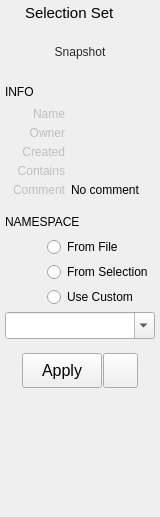
<?xml version="1.0" encoding="UTF-8"?>
<ui version="4.0">
 <class>Form</class>
 <widget class="QWidget" name="Form">
  <property name="geometry">
   <rect>
    <x>0</x>
    <y>0</y>
    <width>160</width>
    <height>517</height>
   </rect>
  </property>
  <property name="sizePolicy">
   <sizepolicy hsizetype="Preferred" vsizetype="Preferred">
    <horstretch>0</horstretch>
    <verstretch>0</verstretch>
   </sizepolicy>
  </property>
  <property name="minimumSize">
   <size>
    <width>160</width>
    <height>390</height>
   </size>
  </property>
  <property name="maximumSize">
   <size>
    <width>300</width>
    <height>16777215</height>
   </size>
  </property>
  <property name="windowTitle">
   <string>Form</string>
  </property>
  <property name="styleSheet">
   <string notr="true">QComboBox, QLineEdit {
	font-size: 16px;
}
</string>
  </property>
  <layout class="QVBoxLayout" name="verticalLayout">
   <property name="spacing">
    <number>5</number>
   </property>
   <property name="leftMargin">
    <number>5</number>
   </property>
   <property name="topMargin">
    <number>2</number>
   </property>
   <property name="rightMargin">
    <number>5</number>
   </property>
   <property name="bottomMargin">
    <number>2</number>
   </property>
   <item>
    <layout class="QHBoxLayout" name="horizontalLayout_18">
     <property name="leftMargin">
      <number>2</number>
     </property>
     <property name="topMargin">
      <number>2</number>
     </property>
     <property name="rightMargin">
      <number>2</number>
     </property>
     <property name="bottomMargin">
      <number>0</number>
     </property>
     <item>
      <widget class="QLabel" name="label_6">
       <property name="maximumSize">
        <size>
         <width>13</width>
         <height>13</height>
        </size>
       </property>
       <property name="text">
        <string/>
       </property>
       <property name="pixmap">
        <pixmap>../icons/selectionSet2.png</pixmap>
       </property>
       <property name="scaledContents">
        <bool>true</bool>
       </property>
      </widget>
     </item>
     <item>
      <widget class="QLabel" name="label_2">
       <property name="font">
        <font>
         <family>Arial</family>
         <pointsize>11</pointsize>
         <weight>50</weight>
         <bold>false</bold>
        </font>
       </property>
       <property name="text">
        <string>Selection Set</string>
       </property>
      </widget>
     </item>
    </layout>
   </item>
   <item>
    <layout class="QHBoxLayout" name="horizontalLayout_4">
     <property name="spacing">
      <number>0</number>
     </property>
     <property name="topMargin">
      <number>0</number>
     </property>
     <property name="bottomMargin">
      <number>0</number>
     </property>
     <item>
      <widget class="QLabel" name="label_4">
       <property name="minimumSize">
        <size>
         <width>0</width>
         <height>0</height>
        </size>
       </property>
       <property name="maximumSize">
        <size>
         <width>0</width>
         <height>16777215</height>
        </size>
       </property>
       <property name="text">
        <string/>
       </property>
      </widget>
     </item>
     <item>
      <widget class="QFrame" name="iconFrame_2">
       <property name="sizePolicy">
        <sizepolicy hsizetype="Expanding" vsizetype="Expanding">
         <horstretch>0</horstretch>
         <verstretch>1</verstretch>
        </sizepolicy>
       </property>
       <property name="minimumSize">
        <size>
         <width>50</width>
         <height>50</height>
        </size>
       </property>
       <property name="maximumSize">
        <size>
         <width>150</width>
         <height>150</height>
        </size>
       </property>
       <property name="styleSheet">
        <string notr="true"/>
       </property>
       <property name="frameShape">
        <enum>QFrame::NoFrame</enum>
       </property>
       <property name="frameShadow">
        <enum>QFrame::Plain</enum>
       </property>
       <property name="lineWidth">
        <number>0</number>
       </property>
       <layout class="QVBoxLayout" name="verticalLayout_4">
        <property name="spacing">
         <number>0</number>
        </property>
        <property name="margin">
         <number>0</number>
        </property>
        <item>
         <widget class="QToolButton" name="snapshotButton">
          <property name="enabled">
           <bool>true</bool>
          </property>
          <property name="sizePolicy">
           <sizepolicy hsizetype="Expanding" vsizetype="Expanding">
            <horstretch>0</horstretch>
            <verstretch>1</verstretch>
           </sizepolicy>
          </property>
          <property name="minimumSize">
           <size>
            <width>0</width>
            <height>0</height>
           </size>
          </property>
          <property name="maximumSize">
           <size>
            <width>150</width>
            <height>150</height>
           </size>
          </property>
          <property name="toolTip">
           <string>Take snapshot</string>
          </property>
          <property name="layoutDirection">
           <enum>Qt::LeftToRight</enum>
          </property>
          <property name="styleSheet">
           <string notr="true">color: rgb(40, 40, 40);
border: 1px solid rgb(0, 0, 0, 0);
background-color: rgb(254, 255, 230, 0);</string>
          </property>
          <property name="text">
           <string>Snapshot</string>
          </property>
          <property name="icon">
           <iconset>
            <normaloff>../icons/thumbnail.png</normaloff>../icons/thumbnail.png</iconset>
          </property>
          <property name="iconSize">
           <size>
            <width>176</width>
            <height>180</height>
           </size>
          </property>
          <property name="popupMode">
           <enum>QToolButton::InstantPopup</enum>
          </property>
          <property name="toolButtonStyle">
           <enum>Qt::ToolButtonIconOnly</enum>
          </property>
          <property name="autoRaise">
           <bool>false</bool>
          </property>
         </widget>
        </item>
       </layout>
      </widget>
     </item>
    </layout>
   </item>
   <item>
    <layout class="QHBoxLayout" name="horizontalLayout_7">
     <property name="topMargin">
      <number>0</number>
     </property>
     <item>
      <widget class="QLabel" name="label_8">
       <property name="minimumSize">
        <size>
         <width>100</width>
         <height>0</height>
        </size>
       </property>
       <property name="maximumSize">
        <size>
         <width>200</width>
         <height>16777215</height>
        </size>
       </property>
       <property name="font">
        <font>
         <family>Arial</family>
         <pointsize>9</pointsize>
         <weight>50</weight>
         <bold>false</bold>
        </font>
       </property>
       <property name="text">
        <string>INFO</string>
       </property>
      </widget>
     </item>
     <item>
      <spacer name="horizontalSpacer_2">
       <property name="orientation">
        <enum>Qt::Horizontal</enum>
       </property>
       <property name="sizeHint" stdset="0">
        <size>
         <width>40</width>
         <height>20</height>
        </size>
       </property>
      </spacer>
     </item>
    </layout>
   </item>
   <item>
    <layout class="QHBoxLayout" name="horizontalLayout">
     <property name="spacing">
      <number>6</number>
     </property>
     <property name="topMargin">
      <number>0</number>
     </property>
     <item>
      <widget class="QLabel" name="label">
       <property name="enabled">
        <bool>false</bool>
       </property>
       <property name="sizePolicy">
        <sizepolicy hsizetype="Fixed" vsizetype="Preferred">
         <horstretch>0</horstretch>
         <verstretch>0</verstretch>
        </sizepolicy>
       </property>
       <property name="minimumSize">
        <size>
         <width>60</width>
         <height>0</height>
        </size>
       </property>
       <property name="maximumSize">
        <size>
         <width>60</width>
         <height>16777215</height>
        </size>
       </property>
       <property name="text">
        <string>Name</string>
       </property>
       <property name="alignment">
        <set>Qt::AlignRight|Qt::AlignTrailing|Qt::AlignVCenter</set>
       </property>
      </widget>
     </item>
     <item>
      <widget class="QLabel" name="name">
       <property name="enabled">
        <bool>true</bool>
       </property>
       <property name="sizePolicy">
        <sizepolicy hsizetype="Ignored" vsizetype="Preferred">
         <horstretch>0</horstretch>
         <verstretch>0</verstretch>
        </sizepolicy>
       </property>
       <property name="text">
        <string/>
       </property>
      </widget>
     </item>
    </layout>
   </item>
   <item>
    <layout class="QHBoxLayout" name="horizontalLayout_9">
     <property name="spacing">
      <number>6</number>
     </property>
     <property name="topMargin">
      <number>0</number>
     </property>
     <item>
      <widget class="QLabel" name="label_13">
       <property name="enabled">
        <bool>false</bool>
       </property>
       <property name="sizePolicy">
        <sizepolicy hsizetype="Fixed" vsizetype="Expanding">
         <horstretch>0</horstretch>
         <verstretch>0</verstretch>
        </sizepolicy>
       </property>
       <property name="minimumSize">
        <size>
         <width>60</width>
         <height>0</height>
        </size>
       </property>
       <property name="maximumSize">
        <size>
         <width>60</width>
         <height>500</height>
        </size>
       </property>
       <property name="text">
        <string>Owner</string>
       </property>
       <property name="alignment">
        <set>Qt::AlignRight|Qt::AlignTop|Qt::AlignTrailing</set>
       </property>
      </widget>
     </item>
     <item>
      <widget class="QLabel" name="owner">
       <property name="enabled">
        <bool>true</bool>
       </property>
       <property name="sizePolicy">
        <sizepolicy hsizetype="Ignored" vsizetype="Expanding">
         <horstretch>0</horstretch>
         <verstretch>0</verstretch>
        </sizepolicy>
       </property>
       <property name="minimumSize">
        <size>
         <width>0</width>
         <height>0</height>
        </size>
       </property>
       <property name="maximumSize">
        <size>
         <width>16777215</width>
         <height>16777215</height>
        </size>
       </property>
       <property name="styleSheet">
        <string notr="true"/>
       </property>
       <property name="text">
        <string/>
       </property>
       <property name="alignment">
        <set>Qt::AlignLeading|Qt::AlignLeft|Qt::AlignTop</set>
       </property>
       <property name="wordWrap">
        <bool>true</bool>
       </property>
      </widget>
     </item>
    </layout>
   </item>
   <item>
    <layout class="QHBoxLayout" name="horizontalLayout_11">
     <property name="spacing">
      <number>6</number>
     </property>
     <property name="topMargin">
      <number>0</number>
     </property>
     <item>
      <widget class="QLabel" name="label_14">
       <property name="enabled">
        <bool>false</bool>
       </property>
       <property name="sizePolicy">
        <sizepolicy hsizetype="Fixed" vsizetype="Expanding">
         <horstretch>0</horstretch>
         <verstretch>0</verstretch>
        </sizepolicy>
       </property>
       <property name="minimumSize">
        <size>
         <width>60</width>
         <height>0</height>
        </size>
       </property>
       <property name="maximumSize">
        <size>
         <width>60</width>
         <height>500</height>
        </size>
       </property>
       <property name="text">
        <string>Created</string>
       </property>
       <property name="alignment">
        <set>Qt::AlignRight|Qt::AlignTop|Qt::AlignTrailing</set>
       </property>
      </widget>
     </item>
     <item>
      <widget class="QLabel" name="created">
       <property name="enabled">
        <bool>true</bool>
       </property>
       <property name="sizePolicy">
        <sizepolicy hsizetype="Expanding" vsizetype="Expanding">
         <horstretch>0</horstretch>
         <verstretch>0</verstretch>
        </sizepolicy>
       </property>
       <property name="minimumSize">
        <size>
         <width>0</width>
         <height>0</height>
        </size>
       </property>
       <property name="maximumSize">
        <size>
         <width>16777215</width>
         <height>16777215</height>
        </size>
       </property>
       <property name="styleSheet">
        <string notr="true"/>
       </property>
       <property name="text">
        <string/>
       </property>
       <property name="alignment">
        <set>Qt::AlignLeading|Qt::AlignLeft|Qt::AlignTop</set>
       </property>
       <property name="wordWrap">
        <bool>true</bool>
       </property>
      </widget>
     </item>
    </layout>
   </item>
   <item>
    <layout class="QHBoxLayout" name="horizontalLayout_15">
     <property name="spacing">
      <number>6</number>
     </property>
     <property name="topMargin">
      <number>0</number>
     </property>
     <property name="bottomMargin">
      <number>0</number>
     </property>
     <item>
      <widget class="QLabel" name="label_15">
       <property name="enabled">
        <bool>false</bool>
       </property>
       <property name="sizePolicy">
        <sizepolicy hsizetype="Fixed" vsizetype="Expanding">
         <horstretch>0</horstretch>
         <verstretch>0</verstretch>
        </sizepolicy>
       </property>
       <property name="minimumSize">
        <size>
         <width>60</width>
         <height>0</height>
        </size>
       </property>
       <property name="maximumSize">
        <size>
         <width>60</width>
         <height>500</height>
        </size>
       </property>
       <property name="text">
        <string>Contains</string>
       </property>
       <property name="alignment">
        <set>Qt::AlignRight|Qt::AlignTop|Qt::AlignTrailing</set>
       </property>
      </widget>
     </item>
     <item>
      <widget class="QLabel" name="contains">
       <property name="enabled">
        <bool>true</bool>
       </property>
       <property name="sizePolicy">
        <sizepolicy hsizetype="Expanding" vsizetype="MinimumExpanding">
         <horstretch>0</horstretch>
         <verstretch>0</verstretch>
        </sizepolicy>
       </property>
       <property name="minimumSize">
        <size>
         <width>0</width>
         <height>0</height>
        </size>
       </property>
       <property name="maximumSize">
        <size>
         <width>16777215</width>
         <height>16777215</height>
        </size>
       </property>
       <property name="styleSheet">
        <string notr="true"/>
       </property>
       <property name="text">
        <string/>
       </property>
       <property name="alignment">
        <set>Qt::AlignLeading|Qt::AlignLeft|Qt::AlignTop</set>
       </property>
       <property name="wordWrap">
        <bool>true</bool>
       </property>
      </widget>
     </item>
    </layout>
   </item>
   <item>
    <layout class="QHBoxLayout" name="horizontalLayout_19">
     <property name="spacing">
      <number>6</number>
     </property>
     <property name="topMargin">
      <number>0</number>
     </property>
     <property name="bottomMargin">
      <number>5</number>
     </property>
     <item>
      <widget class="QLabel" name="label_11">
       <property name="enabled">
        <bool>false</bool>
       </property>
       <property name="sizePolicy">
        <sizepolicy hsizetype="Fixed" vsizetype="Expanding">
         <horstretch>0</horstretch>
         <verstretch>0</verstretch>
        </sizepolicy>
       </property>
       <property name="minimumSize">
        <size>
         <width>60</width>
         <height>0</height>
        </size>
       </property>
       <property name="maximumSize">
        <size>
         <width>60</width>
         <height>500</height>
        </size>
       </property>
       <property name="text">
        <string>Comment</string>
       </property>
       <property name="alignment">
        <set>Qt::AlignRight|Qt::AlignTop|Qt::AlignTrailing</set>
       </property>
      </widget>
     </item>
     <item>
      <widget class="QLabel" name="comment">
       <property name="enabled">
        <bool>true</bool>
       </property>
       <property name="sizePolicy">
        <sizepolicy hsizetype="Ignored" vsizetype="MinimumExpanding">
         <horstretch>0</horstretch>
         <verstretch>0</verstretch>
        </sizepolicy>
       </property>
       <property name="minimumSize">
        <size>
         <width>0</width>
         <height>0</height>
        </size>
       </property>
       <property name="maximumSize">
        <size>
         <width>16777215</width>
         <height>16777215</height>
        </size>
       </property>
       <property name="styleSheet">
        <string notr="true"/>
       </property>
       <property name="text">
        <string>No comment</string>
       </property>
       <property name="alignment">
        <set>Qt::AlignLeading|Qt::AlignLeft|Qt::AlignTop</set>
       </property>
       <property name="wordWrap">
        <bool>true</bool>
       </property>
       <property name="textInteractionFlags">
        <set>Qt::LinksAccessibleByMouse|Qt::TextSelectableByMouse</set>
       </property>
      </widget>
     </item>
    </layout>
   </item>
   <item>
    <layout class="QHBoxLayout" name="horizontalLayout_20">
     <property name="topMargin">
      <number>5</number>
     </property>
     <item>
      <widget class="QLabel" name="label_5">
       <property name="minimumSize">
        <size>
         <width>100</width>
         <height>0</height>
        </size>
       </property>
       <property name="maximumSize">
        <size>
         <width>100</width>
         <height>16777215</height>
        </size>
       </property>
       <property name="font">
        <font>
         <family>Arial</family>
         <pointsize>9</pointsize>
         <weight>50</weight>
         <bold>false</bold>
        </font>
       </property>
       <property name="text">
        <string>NAMESPACE</string>
       </property>
      </widget>
     </item>
     <item>
      <spacer name="horizontalSpacer_5">
       <property name="orientation">
        <enum>Qt::Horizontal</enum>
       </property>
       <property name="sizeHint" stdset="0">
        <size>
         <width>40</width>
         <height>20</height>
        </size>
       </property>
      </spacer>
     </item>
    </layout>
   </item>
   <item>
    <layout class="QHBoxLayout" name="horizontalLayout_5">
     <property name="spacing">
      <number>2</number>
     </property>
     <property name="leftMargin">
      <number>0</number>
     </property>
     <property name="topMargin">
      <number>0</number>
     </property>
     <item>
      <widget class="QLabel" name="label_16">
       <property name="minimumSize">
        <size>
         <width>40</width>
         <height>0</height>
        </size>
       </property>
       <property name="maximumSize">
        <size>
         <width>40</width>
         <height>16777215</height>
        </size>
       </property>
       <property name="layoutDirection">
        <enum>Qt::LeftToRight</enum>
       </property>
       <property name="text">
        <string/>
       </property>
       <property name="alignment">
        <set>Qt::AlignRight|Qt::AlignTrailing|Qt::AlignVCenter</set>
       </property>
      </widget>
     </item>
     <item>
      <widget class="QRadioButton" name="useFileNamespace">
       <property name="text">
        <string>From File</string>
       </property>
      </widget>
     </item>
    </layout>
   </item>
   <item>
    <layout class="QHBoxLayout" name="horizontalLayout_10">
     <property name="spacing">
      <number>2</number>
     </property>
     <property name="leftMargin">
      <number>0</number>
     </property>
     <property name="topMargin">
      <number>0</number>
     </property>
     <item>
      <widget class="QLabel" name="label_17">
       <property name="minimumSize">
        <size>
         <width>40</width>
         <height>0</height>
        </size>
       </property>
       <property name="maximumSize">
        <size>
         <width>40</width>
         <height>16777215</height>
        </size>
       </property>
       <property name="layoutDirection">
        <enum>Qt::LeftToRight</enum>
       </property>
       <property name="text">
        <string/>
       </property>
       <property name="alignment">
        <set>Qt::AlignRight|Qt::AlignTrailing|Qt::AlignVCenter</set>
       </property>
      </widget>
     </item>
     <item>
      <widget class="QRadioButton" name="useSelectionNamespace">
       <property name="text">
        <string>From Selection</string>
       </property>
      </widget>
     </item>
    </layout>
   </item>
   <item>
    <layout class="QHBoxLayout" name="horizontalLayout_12">
     <property name="spacing">
      <number>2</number>
     </property>
     <property name="leftMargin">
      <number>0</number>
     </property>
     <property name="topMargin">
      <number>0</number>
     </property>
     <item>
      <widget class="QLabel" name="label_19">
       <property name="minimumSize">
        <size>
         <width>40</width>
         <height>0</height>
        </size>
       </property>
       <property name="maximumSize">
        <size>
         <width>40</width>
         <height>16777215</height>
        </size>
       </property>
       <property name="layoutDirection">
        <enum>Qt::LeftToRight</enum>
       </property>
       <property name="text">
        <string/>
       </property>
       <property name="alignment">
        <set>Qt::AlignRight|Qt::AlignTrailing|Qt::AlignVCenter</set>
       </property>
      </widget>
     </item>
     <item>
      <widget class="QRadioButton" name="useCustomNamespace">
       <property name="text">
        <string>Use Custom</string>
       </property>
      </widget>
     </item>
    </layout>
   </item>
   <item>
    <widget class="QComboBox" name="namespaceComboBox">
     <property name="editable">
      <bool>true</bool>
     </property>
     <property name="frame">
      <bool>true</bool>
     </property>
    </widget>
   </item>
   <item>
    <widget class="QFrame" name="previewButtons">
     <property name="frameShape">
      <enum>QFrame::NoFrame</enum>
     </property>
     <property name="frameShadow">
      <enum>QFrame::Plain</enum>
     </property>
     <layout class="QHBoxLayout" name="horizontalLayout_6">
      <property name="spacing">
       <number>1</number>
      </property>
      <item>
       <spacer name="horizontalSpacer_3">
        <property name="orientation">
         <enum>Qt::Horizontal</enum>
        </property>
        <property name="sizeHint" stdset="0">
         <size>
          <width>40</width>
          <height>20</height>
         </size>
        </property>
       </spacer>
      </item>
      <item>
       <widget class="QPushButton" name="acceptButton">
        <property name="sizePolicy">
         <sizepolicy hsizetype="Preferred" vsizetype="Fixed">
          <horstretch>0</horstretch>
          <verstretch>0</verstretch>
         </sizepolicy>
        </property>
        <property name="minimumSize">
         <size>
          <width>80</width>
          <height>35</height>
         </size>
        </property>
        <property name="maximumSize">
         <size>
          <width>125</width>
          <height>35</height>
         </size>
        </property>
        <property name="font">
         <font>
          <family>Arial</family>
          <pointsize>12</pointsize>
          <weight>50</weight>
          <bold>false</bold>
         </font>
        </property>
        <property name="toolTip">
         <string/>
        </property>
        <property name="styleSheet">
         <string notr="true"/>
        </property>
        <property name="text">
         <string>Apply</string>
        </property>
       </widget>
      </item>
      <item>
       <widget class="QPushButton" name="selectionSetButton">
        <property name="minimumSize">
         <size>
          <width>35</width>
          <height>35</height>
         </size>
        </property>
        <property name="maximumSize">
         <size>
          <width>35</width>
          <height>16777215</height>
         </size>
        </property>
        <property name="text">
         <string/>
        </property>
        <property name="icon">
         <iconset>
          <normaloff>../icons/selectionSet2.png</normaloff>../icons/selectionSet2.png</iconset>
        </property>
        <property name="iconSize">
         <size>
          <width>25</width>
          <height>25</height>
         </size>
        </property>
       </widget>
      </item>
      <item>
       <spacer name="horizontalSpacer_4">
        <property name="orientation">
         <enum>Qt::Horizontal</enum>
        </property>
        <property name="sizeHint" stdset="0">
         <size>
          <width>40</width>
          <height>20</height>
         </size>
        </property>
       </spacer>
      </item>
     </layout>
    </widget>
   </item>
   <item>
    <widget class="QFrame" name="frame">
     <property name="sizePolicy">
      <sizepolicy hsizetype="Preferred" vsizetype="Expanding">
       <horstretch>0</horstretch>
       <verstretch>2</verstretch>
      </sizepolicy>
     </property>
     <property name="frameShape">
      <enum>QFrame::NoFrame</enum>
     </property>
     <property name="frameShadow">
      <enum>QFrame::Plain</enum>
     </property>
    </widget>
   </item>
   <item>
    <widget class="QLabel" name="label_18">
     <property name="maximumSize">
      <size>
       <width>16777215</width>
       <height>0</height>
      </size>
     </property>
     <property name="text">
      <string/>
     </property>
    </widget>
   </item>
  </layout>
 </widget>
 <resources/>
 <connections/>
 <slots>
  <slot>snapshot()</slot>
  <slot>apply()</slot>
  <slot>edit()</slot>
  <slot>showContextMenu()</slot>
 </slots>
</ui>
